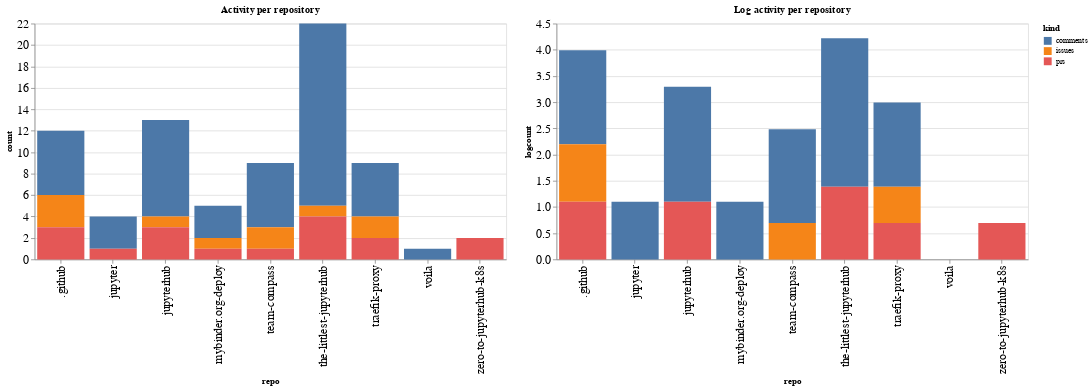

Notebook cell for this chart:
### Code cell
ch1 = alt.Chart(repo_summaries, width=600, title="Activity per repository").mark_bar().encode(
    x='repo',
    y='count',
    color='kind',
    tooltip="kind"
)

ch2 = alt.Chart(repo_summaries, width=600, title="Log activity per repository").mark_bar().encode(
    x='repo',
    y='logcount',
    color='kind',
    tooltip="kind"
)

ch1 | ch2

### Figure 1 — Vega-Lite specification as saved in the notebook (floating-point values rounded to 4 significant figures)
{"config": {"axisLeft": {"labelFontSize": 15}, "axisBottom": {"labelFontSize": 15}}, "hconcat": [{"mark": "bar", "encoding": {"color": {"type": "nominal", "field": "kind"}, "tooltip": {"type": "nominal", "field": "kind"}, "x": {"type": "nominal", "field": "repo"}, "y": {"type": "quantitative", "field": "count"}}, "title": "Activity per repository", "width": 600}, {"mark": "bar", "encoding": {"color": {"type": "nominal", "field": "kind"}, "tooltip": {"type": "nominal", "field": "kind"}, "x": {"type": "nominal", "field": "repo"}, "y": {"type": "quantitative", "field": "logcount"}}, "title": "Log activity per repository", "width": 600}], "data": {"name": "data-41dd781bdca8611a47161015d522ec20"}, "$schema": "https://vega.github.io/schema/vega-lite/v4.8.1.json", "datasets": {"data-41dd781bdca8611a47161015d522ec20": [{"repo": ".github", "kind": "comments", "count": 6, "logcount": 1.792}, {"repo": ".github", "kind": "issues", "count": 3, "logcount": 1.099}, {"repo": ".github", "kind": "prs", "count": 3, "logcount": 1.099}, {"repo": "jupyter", "kind": "comments", "count": 3, "logcount": 1.099}, {"repo": "jupyter", "kind": "prs", "count": 1, "logcount": 0.0}, {"repo": "jupyterhub", "kind": "comments", "count": 9, "logcount": 2.197}, {"repo": "jupyterhub", "kind": "issues", "count": 1, "logcount": 0.0}, {"repo": "jupyterhub", "kind": "prs", "count": 3, "logcount": 1.099}, {"repo": "mybinder.org-deploy", "kind": "comments", "count": 3, "logcount": 1.099}, {"repo": "mybinder.org-deploy", "kind": "issues", "count": 1, "logcount": 0.0}, {"repo": "mybinder.org-deploy", "kind": "prs", "count": 1, "logcount": 0.0}, {"repo": "team-compass", "kind": "comments", "count": 6, "logcount": 1.792}, {"repo": "team-compass", "kind": "issues", "count": 2, "logcount": 0.6931}, {"repo": "team-compass", "kind": "prs", "count": 1, "logcount": 0.0}, {"repo": "the-littlest-jupyterhub", "kind": "comments", "count": 17, "logcount": 2.833}, {"repo": "the-littlest-jupyterhub", "kind": "issues", "count": 1, "logcount": 0.0}, {"repo": "the-littlest-jupyterhub", "kind": "prs", "count": 4, "logcount": 1.386}, {"repo": "traefik-proxy", "kind": "comments", "count": 5, "logcount": 1.609}, {"repo": "traefik-proxy", "kind": "issues", "count": 2, "logcount": 0.6931}, {"repo": "traefik-proxy", "kind": "prs", "count": 2, "logcount": 0.6931}, {"repo": "voila", "kind": "comments", "count": 1, "logcount": 0.0}, {"repo": "zero-to-jupyterhub-k8s", "kind": "prs", "count": 2, "logcount": 0.6931}]}}
